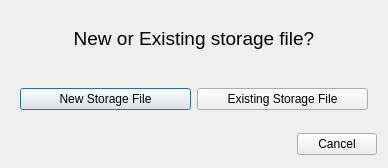
<?xml version="1.0" encoding="UTF-8"?>
<ui version="4.0">
 <class>NewOrExisting</class>
 <widget class="QDialog" name="NewOrExisting">
  <property name="geometry">
   <rect>
    <x>0</x>
    <y>0</y>
    <width>388</width>
    <height>168</height>
   </rect>
  </property>
  <property name="windowTitle">
   <string>Dialog</string>
  </property>
  <layout class="QVBoxLayout" name="verticalLayout">
   <item>
    <widget class="QLabel" name="label">
     <property name="sizePolicy">
      <sizepolicy hsizetype="Preferred" vsizetype="Fixed">
       <horstretch>0</horstretch>
       <verstretch>0</verstretch>
      </sizepolicy>
     </property>
     <property name="minimumSize">
      <size>
       <width>0</width>
       <height>55</height>
      </size>
     </property>
     <property name="font">
      <font>
       <pointsize>14</pointsize>
      </font>
     </property>
     <property name="text">
      <string>New or Existing storage file?</string>
     </property>
     <property name="alignment">
      <set>Qt::AlignCenter</set>
     </property>
    </widget>
   </item>
   <item>
    <widget class="QWidget" name="widget" native="true">
     <property name="sizePolicy">
      <sizepolicy hsizetype="Preferred" vsizetype="Fixed">
       <horstretch>0</horstretch>
       <verstretch>0</verstretch>
      </sizepolicy>
     </property>
     <property name="minimumSize">
      <size>
       <width>0</width>
       <height>55</height>
      </size>
     </property>
     <layout class="QHBoxLayout" name="horizontalLayout">
      <item>
       <widget class="QPushButton" name="pushButton">
        <property name="text">
         <string>New Storage File</string>
        </property>
       </widget>
      </item>
      <item>
       <widget class="QPushButton" name="pushButton_2">
        <property name="text">
         <string>Existing Storage File</string>
        </property>
       </widget>
      </item>
     </layout>
    </widget>
   </item>
   <item>
    <widget class="QDialogButtonBox" name="buttonBox">
     <property name="orientation">
      <enum>Qt::Horizontal</enum>
     </property>
     <property name="standardButtons">
      <set>QDialogButtonBox::Cancel</set>
     </property>
    </widget>
   </item>
  </layout>
 </widget>
 <resources/>
 <connections>
  <connection>
   <sender>buttonBox</sender>
   <signal>accepted()</signal>
   <receiver>Dialog</receiver>
   <slot>accept()</slot>
   <hints>
    <hint type="sourcelabel">
     <x>248</x>
     <y>254</y>
    </hint>
    <hint type="destinationlabel">
     <x>157</x>
     <y>274</y>
    </hint>
   </hints>
  </connection>
  <connection>
   <sender>buttonBox</sender>
   <signal>rejected()</signal>
   <receiver>Dialog</receiver>
   <slot>reject()</slot>
   <hints>
    <hint type="sourcelabel">
     <x>316</x>
     <y>260</y>
    </hint>
    <hint type="destinationlabel">
     <x>286</x>
     <y>274</y>
    </hint>
   </hints>
  </connection>
 </connections>
</ui>
